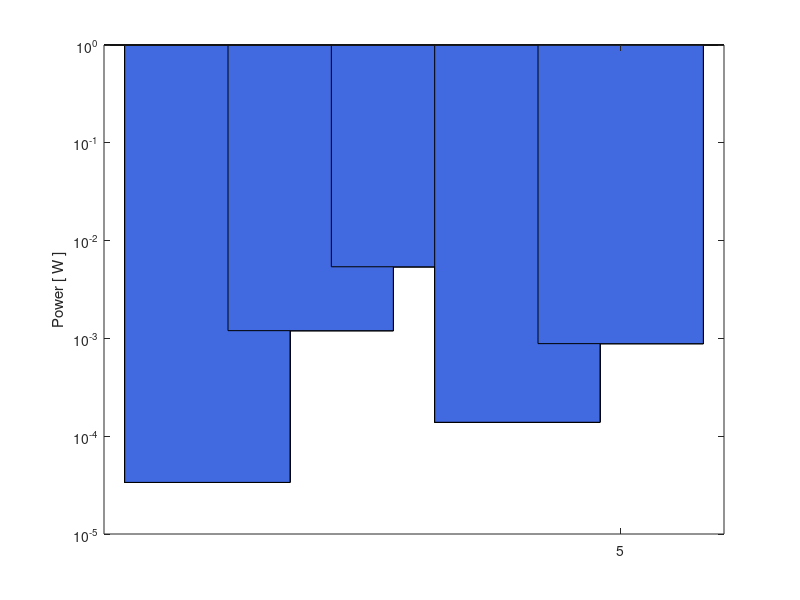

Here is the MATLAB script that generated this plot: (Note: this script raises an error after producing the figure.)
close all;
clear all;

royalb = 1/256*[65,105,225];
royalg = 1/255*[0,104,87];


avgcurrent(1)= 33.7*10^(-6);
x{1} = 'Idle';

avgcurrent(2)= 0.0012;
x{2} = 'Acc RAW';

%avgcurrent(3)= 0.0022;
%x{3} = 'Gyr RAW';

offset = (1.333*10^(-3)) - 4*10^(-6); 

avgcurrent(3)= 0.0054;
x{3} = 'Acc + Gyr RAW';

avgcurrent(4)= 0.808*1.3949*10^(-4) + 0.188*1.3597*10^(-4) + 0.004*1.3994*10^(-4);
x{4} = 'EML Acc';
y = 1:1:5;
%bar(y,avgcurrent);
avgcurrent(5) = 0.808*1.3949*10^(-4) + 0.188*0.0041 + 0.004*1.3994*10^(-4);
x{5} = 'EML Acc + Gyr';
%avgcurrent = avgcurrent./10^(-6);
%avgcurrent = avgcurrent./10^(-3);
%avgcurrent = 10*log10(avgcurrent);
%avgcurrent = avgcurrent.avgcurrent * 3.3;
for i=1:length(avgcurrent)
hold on
for i = 1:length(avgcurrent)
    h=bar(i,avgcurrent(i));
            set(h,'FaceColor',royalb);

    %{
    %only the creme de la creme features
    if i ==5 || i == 6
        set(h,'FaceColor',royalg);
    else
        set(h,'FaceColor',royalb);
    end
    %}
end
hold off
end


ylabel('Power [ W ]');
%xlabel('Configuration');
h = gca;
set(gca,'yscale','log');

h.XTickLabel = x;
h.XTickLabelRotation = 45;
set(gca,'Xtick',1:1:length(avgcurrent));
h.TickLabelInterpreter = 'none';
grid on


print('powerALSPAC','-dpng','-r300');